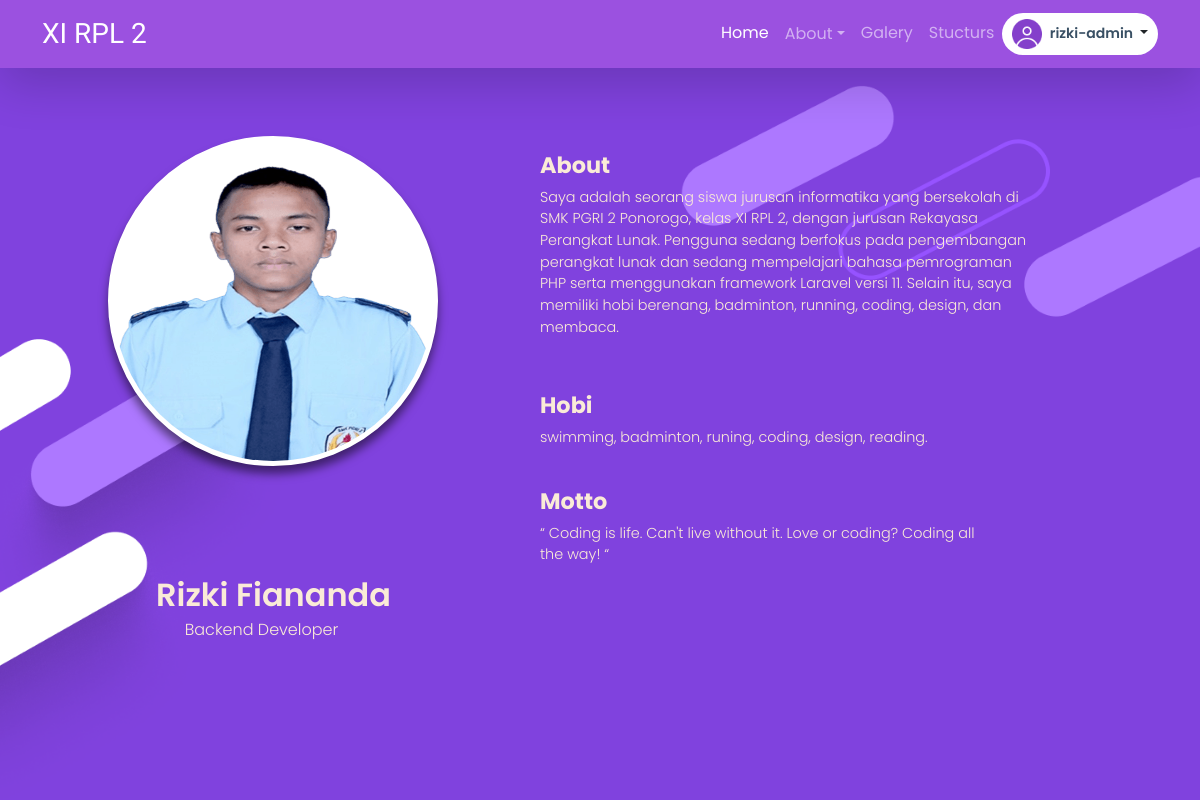
Page /detail/85 (signed in) on the committed database.
### kelas/models.py (models this page shows, shortened)
class AboutStudent(models.Model):
    name = models.CharField(max_length=255)
    motto = models.CharField(max_length=255)
    studentImg = models.ImageField(upload_to=filepath, null=True, blank=False)
    about = models.CharField(max_length=600, null=True)
    hobi = models.CharField(max_length=255, null=True)
    skils = models.CharField(max_length=200, blank=True, null=True)

### kelas/views.py (the view)
# urls.py: path("detail/<int:id>", views.detail, name="detail"),
@login_required(login_url="users:login")
def detail(request, id):
    detail_siswa = AboutStudent.objects.get(id=id)
    template = loader.get_template('detail_siswa.html')
    context = {
        'detail_siswa': detail_siswa
    }
    return HttpResponse(template.render(context, request))

### kelas/templates/detail_siswa.html (shortened to what this page needs)
<!DOCTYPE html>
{% load static %}
<html lang="en">
  <head>
    <link href="https://unpkg.com/boxicons@2.1.4/css/boxicons.min.css" rel="stylesheet" />
    <link
      rel="stylesheet"
      href="https://cdnjs.cloudflare.com/ajax/libs/font-awesome/6.6.0/css/all.min.css"
    />
     <link rel="stylesheet" href="{% static "css/detail.css" %}">
    <link href="https://cdn.jsdelivr.net/npm/bootstrap@5.3.3/dist/css/bootstrap.min.css" rel="stylesheet" />
  </head>
  <body>
 <nav class="navbar navbar-expand-lg navbar-dark fixed-top shadow-lg">
      <div class="container">
        <a class="navbar-brand fs-3" href="#">XI RPL 2</a>
        <div class="collapse navbar-collapse" id="navbarNav">
          <ul class="navbar-nav ms-auto">
            <li class="nav-item">
              <a class="nav-link active" aria-current="page" href="{% url "index" %}">Home</a>
            </li>
            <div class="btn-group">
              <button type="button" class="btn dropdown-toggle nav-link" data-bs-toggle="dropdown" aria-expanded="false">About</button>
            </div>
            <li class="nav-item">
              <a class="nav-link" href="{% url "index" %}">Galery</a>
            </li>
            <li class="nav-item">
              <a class="nav-link" href="{% url "index" %}">Stucturs</a>
            </li>
             <li class="nav-item">
              {% if user.is_authenticated %}
              <div class="btn-group">
                <button id="login" class="btn bg-white btn-sm rounded-5 pl-1 pr-3 dropdown-toggle" data-bs-toggle="dropdown">
                  <img style="width: 30px" src="{% static 'asset/img/avatar.png' %}" alt="" class="me-1" />
                  <span class="fw-semibold">{{ user.username }}</span>
                </button>
                  </div>
              {% else %}
                <button id="login" class="btn bg-white btn-sm rounded-5 pl-1 pr-3">
                  <img style="width: 30px" src="{% static 'asset/img/avatar.png' %}" alt="" class="me-1" />
                  <span class="fw-semibold"><a href="{% url 'users:login' %}" class="login text-decoration-none">Login</a></span>
                </button>
              {% endif %}
            </li>
          </ul>
        </div>
      </div>
    </nav>
    <section class="details-student" style="background-image: url({% static "asset/img/bg.png" %});">
      <div class="container">
        <div class="profile-about row d-flex justify-content-center align-items-center">
          <div class="col-md-5 d-flex justify-content-center">
            <div class="profile">
              <img src="{{ detail_siswa.studentImg.url }}" class="card-img" alt="Profile Image" />
            </div>
          </div>
          <div class="col-md-7">
            <div class="about mt-5">
              <h2 class="title fw-bold">About</h2>
              <p class="content fw-light text-wrap">{{ detail_siswa.about }}</p>
            </div>
          </div>
          <div class="col-md-7">
            <div class="hobi mt-5">
              <h2 class="title fw-bold">Hobi</h2>
              <p class="content fw-light">{{ detail_siswa.hobi }}</p>
            </div>
          </div>
          <div class="col-md-7">
            <div class="motto mt-5">
              <h2 class="title fw-bold">Motto</h2>
              <p class="content fw-light text-start text-wrap">{{ detail_siswa.motto }}</p>
            </div>
          </div>
        </div>
        <div class="row profile-name d-flex flex-column align-items-center">
          <div class="col">
            <div class="name">
              <h2 class="fw-semibold">{{ detail_siswa.name }}</h2>
              <p class="fw-light me-4 text-center lh-1">{{ detail_siswa.skils }}</p>
              <div class="social-media title d-flex justify-content-center">
                <div class="tiktok">
                  <a href="#"></a>
                </div>
                <div class="instagram">
                  <a href="#" class="instagram"></a>
                </div>
              </div>
            </div>
          </div>
        </div>
      </div>
    </section>
  </body>
</html>

### rows in the picture
AboutStudent: studentImg (picture), about "Saya adalah seorang siswa jurusan informatika yang bersekolah di SMK PGRI 2 Ponorogo, kelas XI RPL 2, dengan jurusan Rekayasa Perangkat Lunak. Pengguna sedang berfokus pada pengembangan perangkat lunak dan sedang mempelajari bahasa pemrograman PHP serta menggunakan framework Laravel versi 11. Selain itu, saya memiliki hobi berenang, badminton, running, coding, design, dan membaca.", hobi "swimming, badminton, runing, coding, design, reading.", motto "“ Coding is life. Can't live without it. Love or coding? Coding all the way! “", name "Rizki Fiananda", skils "Backend Developer"

### other values in the picture
{{ user.username }} "rizki-admin"
